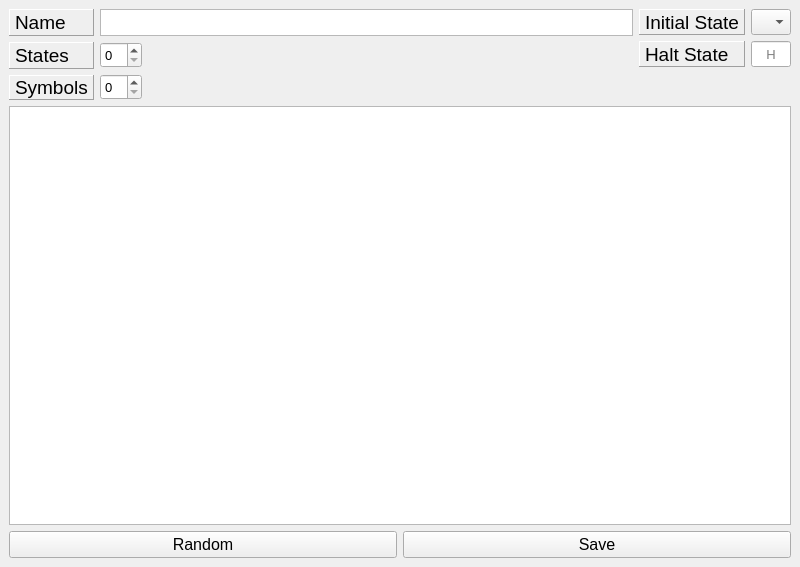
<?xml version="1.0" encoding="UTF-8"?>
<ui version="4.0">
 <class>RandomMachines</class>
 <widget class="QMainWindow" name="RandomMachines">
  <property name="geometry">
   <rect>
    <x>0</x>
    <y>0</y>
    <width>800</width>
    <height>567</height>
   </rect>
  </property>
  <property name="windowTitle">
   <string>MainWindow</string>
  </property>
  <widget class="QWidget" name="zCentralwidget">
   <layout class="QVBoxLayout" name="verticalLayout_5">
    <item>
     <layout class="QHBoxLayout" name="zSettingsLayout">
      <item>
       <layout class="QVBoxLayout" name="zLabelsLayout">
        <item>
         <layout class="QHBoxLayout" name="zNameLayout">
          <item>
           <widget class="QLabel" name="zLabel">
            <property name="maximumSize">
             <size>
              <width>16777215</width>
              <height>16777215</height>
             </size>
            </property>
            <property name="font">
             <font>
              <pointsize>14</pointsize>
             </font>
            </property>
            <property name="frameShape">
             <enum>QFrame::Panel</enum>
            </property>
            <property name="frameShadow">
             <enum>QFrame::Raised</enum>
            </property>
            <property name="text">
             <string>Name</string>
            </property>
           </widget>
          </item>
         </layout>
        </item>
        <item>
         <layout class="QHBoxLayout" name="zStatesLayout">
          <item>
           <widget class="QLabel" name="zLabel_2">
            <property name="maximumSize">
             <size>
              <width>16777215</width>
              <height>16777215</height>
             </size>
            </property>
            <property name="font">
             <font>
              <pointsize>14</pointsize>
             </font>
            </property>
            <property name="frameShape">
             <enum>QFrame::Panel</enum>
            </property>
            <property name="frameShadow">
             <enum>QFrame::Raised</enum>
            </property>
            <property name="text">
             <string>States</string>
            </property>
           </widget>
          </item>
         </layout>
        </item>
        <item>
         <widget class="QLabel" name="zLabel_3">
          <property name="sizePolicy">
           <sizepolicy hsizetype="Maximum" vsizetype="Maximum">
            <horstretch>0</horstretch>
            <verstretch>0</verstretch>
           </sizepolicy>
          </property>
          <property name="maximumSize">
           <size>
            <width>16777215</width>
            <height>16777215</height>
           </size>
          </property>
          <property name="font">
           <font>
            <pointsize>14</pointsize>
           </font>
          </property>
          <property name="frameShape">
           <enum>QFrame::Panel</enum>
          </property>
          <property name="frameShadow">
           <enum>QFrame::Raised</enum>
          </property>
          <property name="text">
           <string>Symbols</string>
          </property>
         </widget>
        </item>
       </layout>
      </item>
      <item>
       <layout class="QVBoxLayout" name="zValuesLayout">
        <item>
         <widget class="QTextEdit" name="nameEdit">
          <property name="maximumSize">
           <size>
            <width>16777215</width>
            <height>27</height>
           </size>
          </property>
         </widget>
        </item>
        <item>
         <layout class="QHBoxLayout" name="zStsValueLayout">
          <item>
           <widget class="QSpinBox" name="stSel">
            <property name="maximumSize">
             <size>
              <width>46</width>
              <height>26</height>
             </size>
            </property>
            <property name="font">
             <font>
              <pointsize>10</pointsize>
             </font>
            </property>
            <property name="maximum">
             <number>25</number>
            </property>
           </widget>
          </item>
          <item>
           <layout class="QHBoxLayout" name="stLayout"/>
          </item>
          <item>
           <spacer name="zSpacer">
            <property name="orientation">
             <enum>Qt::Horizontal</enum>
            </property>
            <property name="sizeHint" stdset="0">
             <size>
              <width>40</width>
              <height>20</height>
             </size>
            </property>
           </spacer>
          </item>
         </layout>
        </item>
        <item>
         <layout class="QHBoxLayout" name="zSyValueLayout">
          <item>
           <widget class="QSpinBox" name="sySel">
            <property name="maximumSize">
             <size>
              <width>46</width>
              <height>26</height>
             </size>
            </property>
            <property name="font">
             <font>
              <pointsize>10</pointsize>
             </font>
            </property>
            <property name="maximum">
             <number>10</number>
            </property>
           </widget>
          </item>
          <item>
           <layout class="QHBoxLayout" name="syLayout"/>
          </item>
          <item>
           <spacer name="zSpacer_2">
            <property name="orientation">
             <enum>Qt::Horizontal</enum>
            </property>
            <property name="sizeHint" stdset="0">
             <size>
              <width>40</width>
              <height>20</height>
             </size>
            </property>
           </spacer>
          </item>
         </layout>
        </item>
       </layout>
      </item>
      <item>
       <layout class="QVBoxLayout" name="zStateLayout">
        <item>
         <widget class="QLabel" name="zLabel_4">
          <property name="minimumSize">
           <size>
            <width>0</width>
            <height>26</height>
           </size>
          </property>
          <property name="maximumSize">
           <size>
            <width>16777215</width>
            <height>16777215</height>
           </size>
          </property>
          <property name="font">
           <font>
            <pointsize>14</pointsize>
           </font>
          </property>
          <property name="frameShape">
           <enum>QFrame::Panel</enum>
          </property>
          <property name="frameShadow">
           <enum>QFrame::Raised</enum>
          </property>
          <property name="text">
           <string>Initial State</string>
          </property>
          <property name="alignment">
           <set>Qt::AlignLeading|Qt::AlignLeft|Qt::AlignVCenter</set>
          </property>
         </widget>
        </item>
        <item>
         <widget class="QLabel" name="zLabel_5">
          <property name="minimumSize">
           <size>
            <width>0</width>
            <height>26</height>
           </size>
          </property>
          <property name="maximumSize">
           <size>
            <width>16777215</width>
            <height>16777215</height>
           </size>
          </property>
          <property name="font">
           <font>
            <pointsize>14</pointsize>
           </font>
          </property>
          <property name="frameShape">
           <enum>QFrame::Panel</enum>
          </property>
          <property name="frameShadow">
           <enum>QFrame::Raised</enum>
          </property>
          <property name="text">
           <string>Halt State</string>
          </property>
          <property name="alignment">
           <set>Qt::AlignLeading|Qt::AlignLeft|Qt::AlignVCenter</set>
          </property>
         </widget>
        </item>
        <item>
         <spacer name="zSpacer_3">
          <property name="orientation">
           <enum>Qt::Vertical</enum>
          </property>
          <property name="sizeType">
           <enum>QSizePolicy::Preferred</enum>
          </property>
          <property name="sizeHint" stdset="0">
           <size>
            <width>20</width>
            <height>40</height>
           </size>
          </property>
         </spacer>
        </item>
       </layout>
      </item>
      <item>
       <layout class="QVBoxLayout" name="zStValueLayout">
        <item>
         <widget class="QComboBox" name="initStCBox">
          <property name="sizePolicy">
           <sizepolicy hsizetype="Ignored" vsizetype="Preferred">
            <horstretch>0</horstretch>
            <verstretch>0</verstretch>
           </sizepolicy>
          </property>
          <property name="minimumSize">
           <size>
            <width>40</width>
            <height>26</height>
           </size>
          </property>
          <property name="maximumSize">
           <size>
            <width>16777215</width>
            <height>16777215</height>
           </size>
          </property>
          <property name="font">
           <font>
            <pointsize>10</pointsize>
           </font>
          </property>
         </widget>
        </item>
        <item>
         <widget class="QLineEdit" name="haltStEdit">
          <property name="sizePolicy">
           <sizepolicy hsizetype="Ignored" vsizetype="Preferred">
            <horstretch>0</horstretch>
            <verstretch>0</verstretch>
           </sizepolicy>
          </property>
          <property name="minimumSize">
           <size>
            <width>40</width>
            <height>26</height>
           </size>
          </property>
          <property name="maximumSize">
           <size>
            <width>16777215</width>
            <height>16777215</height>
           </size>
          </property>
          <property name="font">
           <font>
            <pointsize>10</pointsize>
           </font>
          </property>
          <property name="alignment">
           <set>Qt::AlignCenter</set>
          </property>
          <property name="placeholderText">
           <string>H</string>
          </property>
         </widget>
        </item>
        <item>
         <spacer name="zSpacer_4">
          <property name="orientation">
           <enum>Qt::Vertical</enum>
          </property>
          <property name="sizeType">
           <enum>QSizePolicy::Preferred</enum>
          </property>
          <property name="sizeHint" stdset="0">
           <size>
            <width>20</width>
            <height>40</height>
           </size>
          </property>
         </spacer>
        </item>
       </layout>
      </item>
     </layout>
    </item>
    <item>
     <widget class="QTableWidget" name="randTable"/>
    </item>
    <item>
     <layout class="QHBoxLayout" name="zButtonLayout">
      <item>
       <widget class="QPushButton" name="randBut">
        <property name="font">
         <font>
          <pointsize>12</pointsize>
         </font>
        </property>
        <property name="text">
         <string>Random</string>
        </property>
       </widget>
      </item>
      <item>
       <widget class="QPushButton" name="saveBut">
        <property name="font">
         <font>
          <pointsize>12</pointsize>
         </font>
        </property>
        <property name="text">
         <string>Save</string>
        </property>
       </widget>
      </item>
     </layout>
    </item>
   </layout>
  </widget>
 </widget>
 <resources/>
 <connections/>
</ui>
